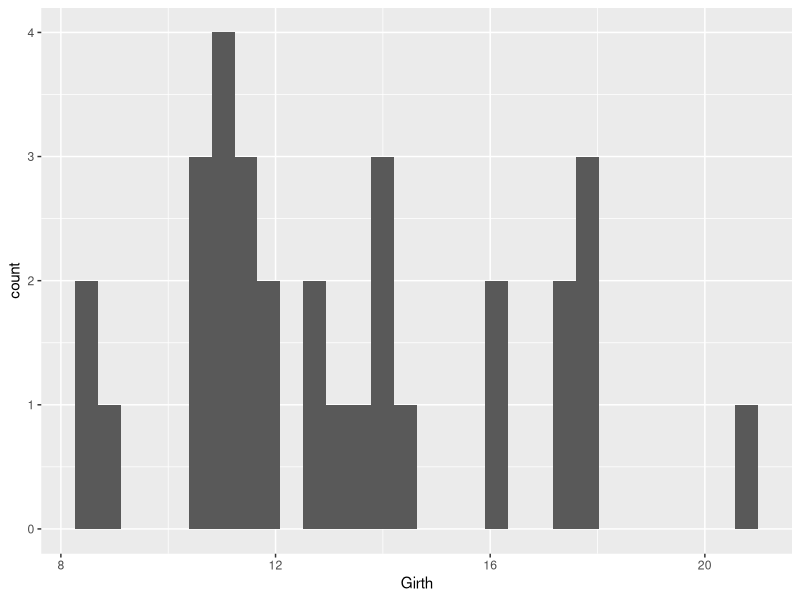
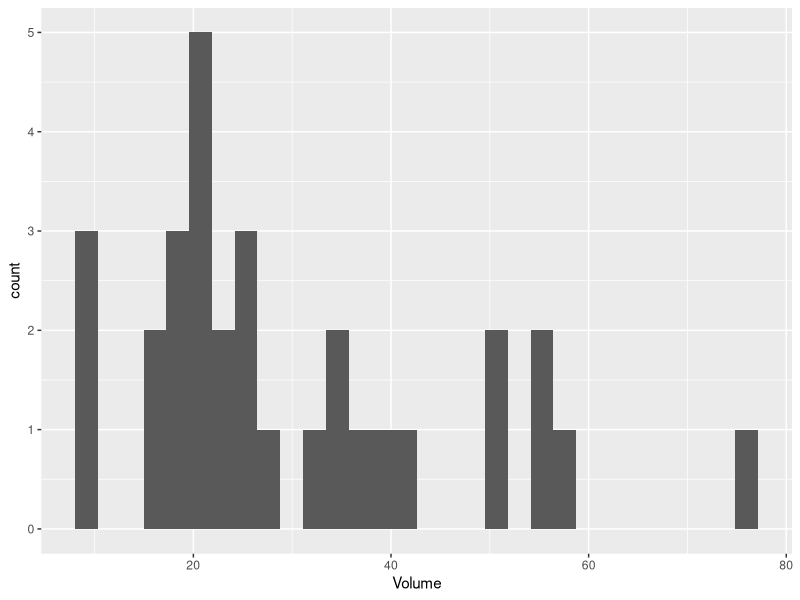
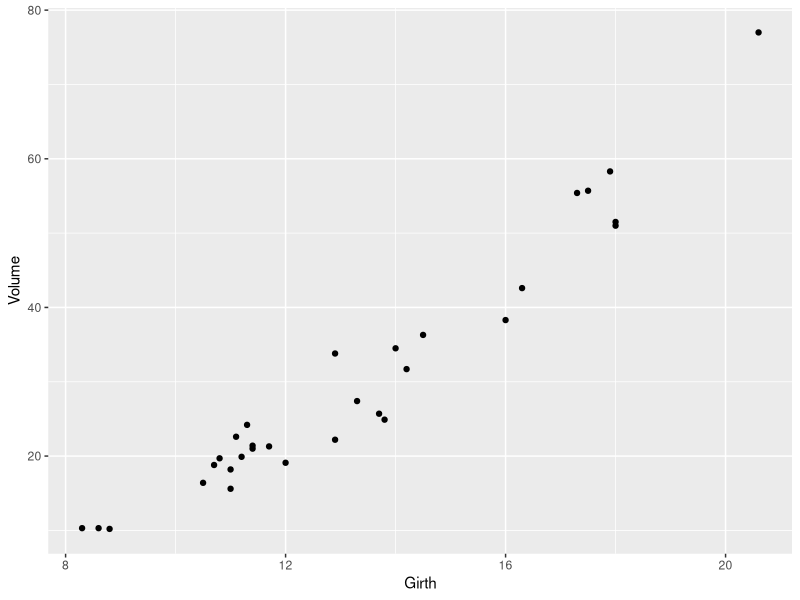

R code for these plots, in order:
## ---- chunk 1
library(ggplot2)
data("trees")
head(trees, 6)

## ---- chunk 2
head(trees, 6)

ggplot(trees, aes(x = Girth)) +
  geom_histogram()
## ---- chunk 3
head(trees, 6)

ggplot(trees, aes(x = Volume)) +
  geom_histogram()
## ---- chunk 4
head(trees, 6)

ggplot(trees, aes(x = Girth, y = Volume)) +
  geom_point()
## ---- chunk 5
head(trees, 6)

shapiro.test(trees$Volume)
## ---- chunk 6
head(trees, 6)

shapiro.test(trees$Girth)
